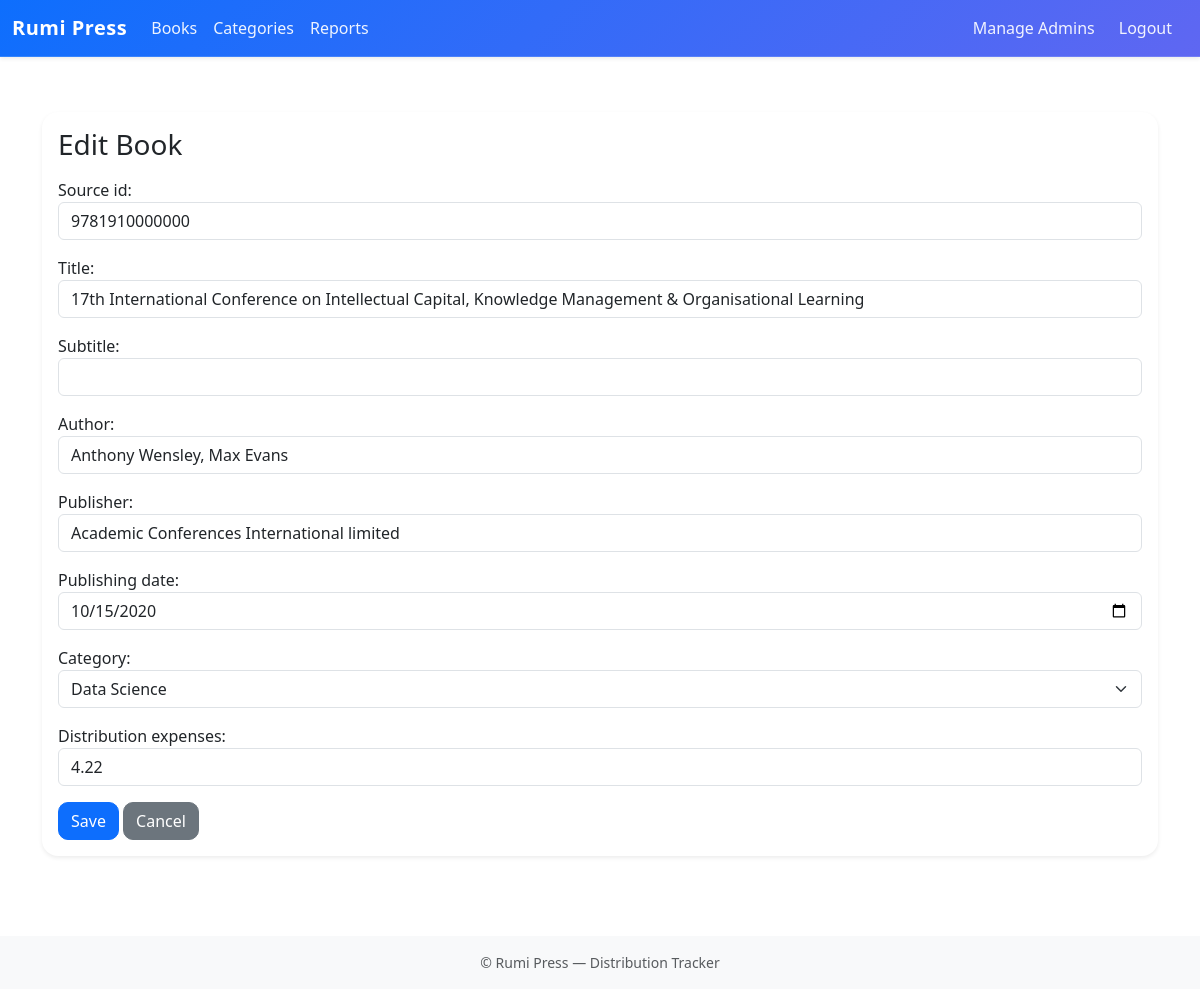
/distribution/books/915/edit/ (signed in), run on the app's committed database.
### distribution/models.py (models this page shows, shortened)
class Book(models.Model):
    source_id = models.CharField(max_length=64, null=True, blank=True, help_text="Original spreadsheet id / ISBN or source identifier")
    title = models.CharField(max_length=255)
    subtitle = models.CharField(max_length=500, null=True, blank=True)
    author = models.CharField(max_length=200)
    publisher = models.CharField(max_length=500, null=True, blank=True)
    publishing_date = models.DateField(null=True, blank=True)
    category = models.ForeignKey(Category, on_delete=models.PROTECT, related_name='books')
    distribution_expenses = models.DecimalField(max_digits=12, decimal_places=2, default=0)
    created_by = models.ForeignKey(settings.AUTH_USER_MODEL, null=True, blank=True, on_delete=models.SET_NULL)
    created_at = models.DateTimeField(auto_now_add=True)
    updated_at = models.DateTimeField(auto_now=True)
    class Meta:
        ordering = ['-publishing_date', 'title']

### distribution/views.py (the view)
# urls.py: path("books/<int:pk>/edit/", views.BookUpdateView.as_view(), name="book_edit"),
class BookUpdateView(LoginRequiredMixin, AdminReadOnlyEnforcementMixin, AuditLoggingMixin, UpdateView):
    model = Book
    form_class = BookForm
    template_name = 'distribution/book_form.html'
    success_url = reverse_lazy('distribution:book_list')

### distribution/forms.py
class BookForm(forms.ModelForm):
    publishing_date = forms.DateField(
        widget=forms.DateInput(attrs={'type': 'date'}),
        required=False,
    )
    class Meta:
        model = Book
        fields = [
            'source_id',
            'title',
            'subtitle',
            'author',
            'publisher',
            'publishing_date',
            'category',
            'distribution_expenses',
        ]
    def __init__(self, *args, **kwargs):
        super().__init__(*args, **kwargs)
        add_bootstrap_classes(self)

### accounts/context_processors.py (called while the page is built)
def is_admin_flag(request):
    try:
        return { 'is_admin': is_admin(request.user) }
    except Exception:
        return { 'is_admin': False }

### accounts/mixins.py (called while the page is built, shortened)
def is_admin(user) -> bool:
    return user.is_authenticated and user.groups.filter(name="Admin").exists()

    def dispatch(self, request, *args, **kwargs):
        response = super().dispatch(request, *args, **kwargs)
        try:
            if request.user.is_authenticated and is_admin(request.user):
                action = "read" if request.method == "GET" else "update"
                model = self.model.__name__ if hasattr(self, "model") else self.__class__.__name__
                obj_id = ""
                if hasattr(self, "object") and getattr(self, "object", None):
                    obj_id = str(self.object.pk)
                AuditLog.objects.create(
                    actor=request.user,
                    action=action,
                    model=model,
                    object_id=obj_id,
                    details=f"path={request.path} method={request.method}",
                )
        except Exception:
            pass
        return response

    def dispatch(self, request, *args, **kwargs):
        return super().dispatch(request, *args, **kwargs)

    def get_object(self, queryset=None):
        obj = super().get_object(queryset)
        self.object = obj
        if is_admin(self.request.user) and self.request.method in ["POST", "PUT", "PATCH"] and not self.__class__.__name__.endswith('DeleteView'):
            if hasattr(obj, "created_by") and obj.created_by_id != self.request.user.id:
                raise PermissionDenied("Admins may only edit records they created.")
        return obj

    def get_queryset(self):
        qs = super().get_queryset()
        if is_admin(self.request.user):
            if isinstance(qs, QuerySet):
                return qs
        return qs

### distribution/models.py (called while the page is built)
    def __str__(self):
        return self.name

### distribution/templates/distribution/book_form.html (shortened to what this page needs)
{% extends "base.html" %}
{% block content %}
<div class="container mt-4">
    <div class="card shadow-sm">
        <div class="card-body">
            <h3 class="mb-3">
                {% if form.instance.pk %}
                    Edit Book
                {% else %}
                    Add New Book
                {% endif %}
            </h3>
            <form method="post" novalidate>
                <div class="mb-3">
                    {{ form.source_id.label_tag }}
                    {{ form.source_id }}
                </div>
                <div class="mb-3">
                    {{ form.title.label_tag }}
                    {{ form.title }}
                </div>
                <div class="mb-3">
                    {{ form.subtitle.label_tag }}
                    {{ form.subtitle }}
                </div>
                <div class="mb-3">
                    {{ form.author.label_tag }}
                    {{ form.author }}
                </div>
                <div class="mb-3">
                    {{ form.publisher.label_tag }}
                    {{ form.publisher }}
                </div>
                <div class="mb-3">
                    {{ form.publishing_date.label_tag }}
                    {{ form.publishing_date }}
                </div>
                <div class="mb-3">
                    {{ form.category.label_tag }}
                    {{ form.category }}
                </div>
                <div class="mb-3">
                    {{ form.distribution_expenses.label_tag }}
                    {{ form.distribution_expenses }}
                </div>
                <button type="submit" class="btn btn-primary" {% if read_only %}disabled{% endif %}>Save</button>
                <a href="{% url 'distribution:book_list' %}" class="btn btn-secondary">Cancel</a>
            </form>
        </div>
    </div>
</div>
{% endblock %}

### distribution/static/distribution/css/site.css (style rules this page uses)
:root { --rp-accent: #0d6efd; --rp-border: #dee2e6; --rp-muted: #6c757d; }
.rp-main .card { border-radius: 16px; border: none; box-shadow: 0 8px 24px rgba(0,0,0,.06); }
.rp-main .btn { border-radius: 10px; }

### rumipress/templates/base.html (style rules this page uses)
body { padding-top:72px; }

### data on the page
Book: source_id "9781910000000", title "17th International Conference on Intellectual Capital, Knowledge Management & Organisational Learning", author "Anthony Wensley, Max Evans", publisher "Academic Conferences International limited", publishing_date "10/15/2020", category "Data Science", distribution_expenses "4.22"
